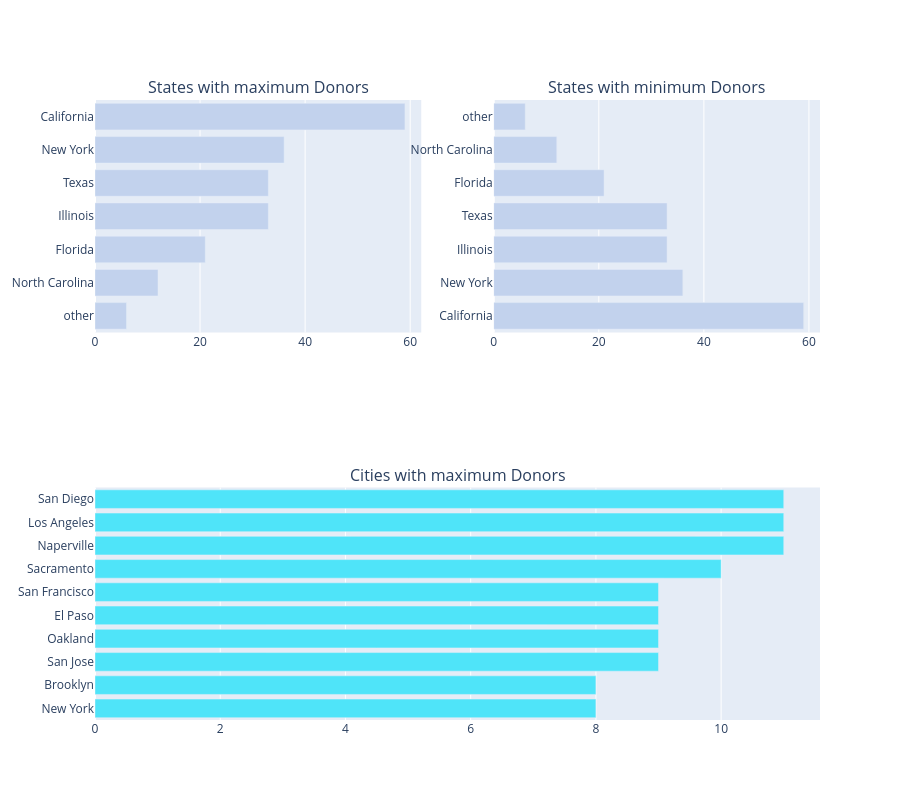
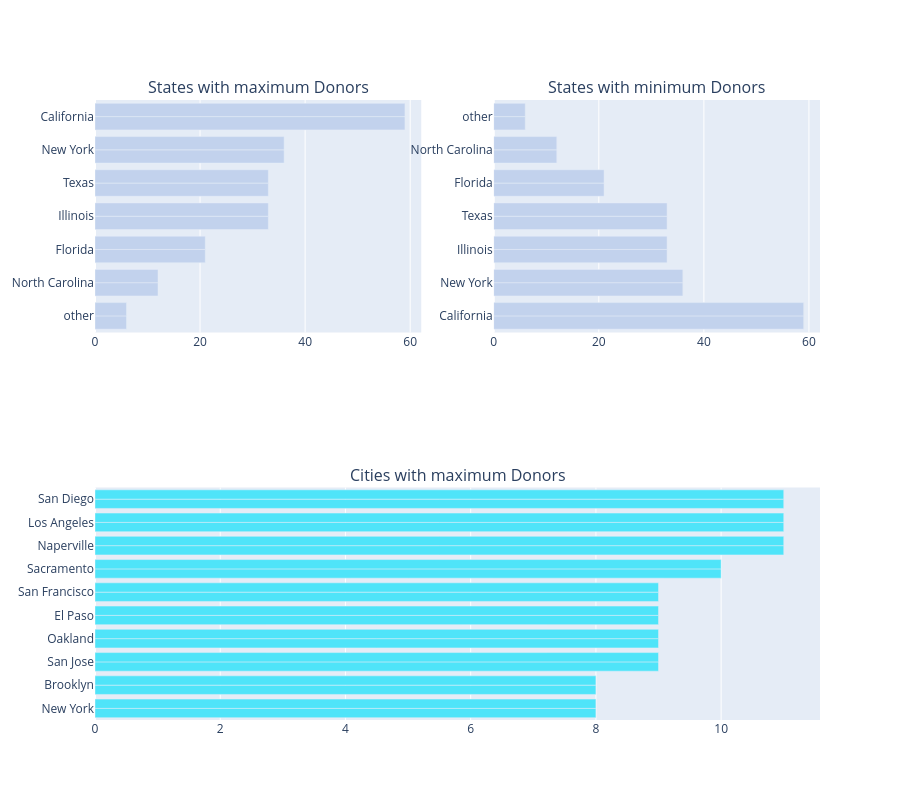

The code cell stored with these charts, in order, in its notebook:
### Code cell
from plotly.offline import iplot, init_notebook_mode
from plotly.subplots import make_subplots

import plotly.graph_objects as go

init_notebook_mode(connected=True)

# Crear los trazos para los subplots
def bar_hor(df, col, title, color, width, height, font_size, limit=10, return_trace=False, rev=False):
    counts = df[col].value_counts()
    if rev:
        counts = counts.sort_values(ascending=True).head(limit)
    else:
        counts = counts.sort_values(ascending=False).head(limit)
    y = counts.index[::-1]
    x = counts.values[::-1]
    trace = go.Bar(
        y=y,
        x=x,
        orientation='h',
        marker=dict(color=color),
        name=title,
        hoverinfo='x+y'
    )
    if return_trace:
        return trace
    fig = go.Figure(trace)
    fig.update_layout(title=title, width=width, height=height, font=dict(size=font_size))
    return fig

trace2 = bar_hor(
    donors_df, 'Donor State',
    "Top States with maximum Donors", '#c2d2ed',
    600, 400, 200, limit=10, return_trace=True
)

trace4 = bar_hor(
    donors_df, 'Donor State',
    "Top States with minimum Donors", '#c2d2ed',
    600, 400, 200, limit=10, return_trace=True, rev=True
)

city_counts = donors_df['Donor City'].value_counts().head(10)
trace1 = go.Bar(
    y=city_counts.index[::-1],
    x=city_counts.values[::-1],
    orientation='h',
    marker=dict(color='#4fe4f9')
)

# Crear figura con subplots
fig = make_subplots(
    rows=2,
    cols=2,
    specs=[[{}, {}], [{'colspan': 2}, None]],
    print_grid=False,
    subplot_titles=[
        'States with maximum Donors',
        'States with minimum Donors',
        'Cities with maximum Donors'
    ]
)

fig.add_trace(trace2, row=1, col=1)
fig.add_trace(trace4, row=1, col=2)
fig.add_trace(trace1, row=2, col=1)

fig.update_layout(height=800, showlegend=False)
iplot(fig)
fig.append_trace(trace2, 1, 1);
fig.append_trace(trace4, 1, 2);
fig.append_trace(trace1, 2, 1);
# fig.append_trace(trace4, 2, 2);

fig['layout'].update(height=800, showlegend=False);
iplot(fig);

### Figure 1 — Plotly figure (JSON) as saved in the notebook; plotly's stock layout.template omitted (floating-point values rounded to 4 significant figures)
{"data": [{"hoverinfo": "x+y", "marker": {"color": "#c2d2ed"}, "name": "Top States with maximum Donors", "orientation": "h", "type": "bar", "x": [6, 12, 21, 33, 33, 36, 59], "xaxis": "x", "y": ["other", "North Carolina", "Florida", "Illinois", "Texas", "New York", "California"], "yaxis": "y"}, {"hoverinfo": "x+y", "marker": {"color": "#c2d2ed"}, "name": "Top States with minimum Donors", "orientation": "h", "type": "bar", "x": [59, 36, 33, 33, 21, 12, 6], "xaxis": "x2", "y": ["California", "New York", "Illinois", "Texas", "Florida", "North Carolina", "other"], "yaxis": "y2"}, {"marker": {"color": "#4fe4f9"}, "orientation": "h", "type": "bar", "x": [8, 8, 9, 9, 9, 9, 10, 11, 11, 11], "xaxis": "x3", "y": ["New York", "Brooklyn", "San Jose", "Oakland", "El Paso", "San Francisco", "Sacramento", "Naperville", "Los Angeles", "San Diego"], "yaxis": "y3"}], "layout": {"annotations": [{"font": {"size": 16}, "showarrow": false, "text": "States with maximum Donors", "x": 0.225, "xanchor": "center", "xref": "paper", "y": 1, "yanchor": "bottom", "yref": "paper"}, {"font": {"size": 16}, "showarrow": false, "text": "States with minimum Donors", "x": 0.775, "xanchor": "center", "xref": "paper", "y": 1, "yanchor": "bottom", "yref": "paper"}, {"font": {"size": 16}, "showarrow": false, "text": "Cities with maximum Donors", "x": 0.5, "xanchor": "center", "xref": "paper", "y": 0.375, "yanchor": "bottom", "yref": "paper"}], "height": 800, "showlegend": false, "xaxis": {"anchor": "y", "domain": [0, 0.45]}, "xaxis2": {"anchor": "y2", "domain": [0.55, 1]}, "xaxis3": {"anchor": "y3", "domain": [0, 1]}, "yaxis": {"anchor": "x", "domain": [0.625, 1]}, "yaxis2": {"anchor": "x2", "domain": [0.625, 1]}, "yaxis3": {"anchor": "x3", "domain": [0, 0.375]}}}

### Figure 2 — Plotly figure (JSON) as saved in the notebook; plotly's stock layout.template omitted (floating-point values rounded to 4 significant figures)
{"data": [{"hoverinfo": "x+y", "marker": {"color": "#c2d2ed"}, "name": "Top States with maximum Donors", "orientation": "h", "type": "bar", "x": [6, 12, 21, 33, 33, 36, 59], "xaxis": "x", "y": ["other", "North Carolina", "Florida", "Illinois", "Texas", "New York", "California"], "yaxis": "y"}, {"hoverinfo": "x+y", "marker": {"color": "#c2d2ed"}, "name": "Top States with minimum Donors", "orientation": "h", "type": "bar", "x": [59, 36, 33, 33, 21, 12, 6], "xaxis": "x2", "y": ["California", "New York", "Illinois", "Texas", "Florida", "North Carolina", "other"], "yaxis": "y2"}, {"marker": {"color": "#4fe4f9"}, "orientation": "h", "type": "bar", "x": [8, 8, 9, 9, 9, 9, 10, 11, 11, 11], "xaxis": "x3", "y": ["New York", "Brooklyn", "San Jose", "Oakland", "El Paso", "San Francisco", "Sacramento", "Naperville", "Los Angeles", "San Diego"], "yaxis": "y3"}, {"hoverinfo": "x+y", "marker": {"color": "#c2d2ed"}, "name": "Top States with maximum Donors", "orientation": "h", "type": "bar", "x": [6, 12, 21, 33, 33, 36, 59], "xaxis": "x", "y": ["other", "North Carolina", "Florida", "Illinois", "Texas", "New York", "California"], "yaxis": "y"}, {"hoverinfo": "x+y", "marker": {"color": "#c2d2ed"}, "name": "Top States with minimum Donors", "orientation": "h", "type": "bar", "x": [59, 36, 33, 33, 21, 12, 6], "xaxis": "x2", "y": ["California", "New York", "Illinois", "Texas", "Florida", "North Carolina", "other"], "yaxis": "y2"}, {"marker": {"color": "#4fe4f9"}, "orientation": "h", "type": "bar", "x": [8, 8, 9, 9, 9, 9, 10, 11, 11, 11], "xaxis": "x3", "y": ["New York", "Brooklyn", "San Jose", "Oakland", "El Paso", "San Francisco", "Sacramento", "Naperville", "Los Angeles", "San Diego"], "yaxis": "y3"}], "layout": {"annotations": [{"font": {"size": 16}, "showarrow": false, "text": "States with maximum Donors", "x": 0.225, "xanchor": "center", "xref": "paper", "y": 1, "yanchor": "bottom", "yref": "paper"}, {"font": {"size": 16}, "showarrow": false, "text": "States with minimum Donors", "x": 0.775, "xanchor": "center", "xref": "paper", "y": 1, "yanchor": "bottom", "yref": "paper"}, {"font": {"size": 16}, "showarrow": false, "text": "Cities with maximum Donors", "x": 0.5, "xanchor": "center", "xref": "paper", "y": 0.375, "yanchor": "bottom", "yref": "paper"}], "height": 800, "showlegend": false, "xaxis": {"anchor": "y", "domain": [0, 0.45]}, "xaxis2": {"anchor": "y2", "domain": [0.55, 1]}, "xaxis3": {"anchor": "y3", "domain": [0, 1]}, "yaxis": {"anchor": "x", "domain": [0.625, 1]}, "yaxis2": {"anchor": "x2", "domain": [0.625, 1]}, "yaxis3": {"anchor": "x3", "domain": [0, 0.375]}}}
